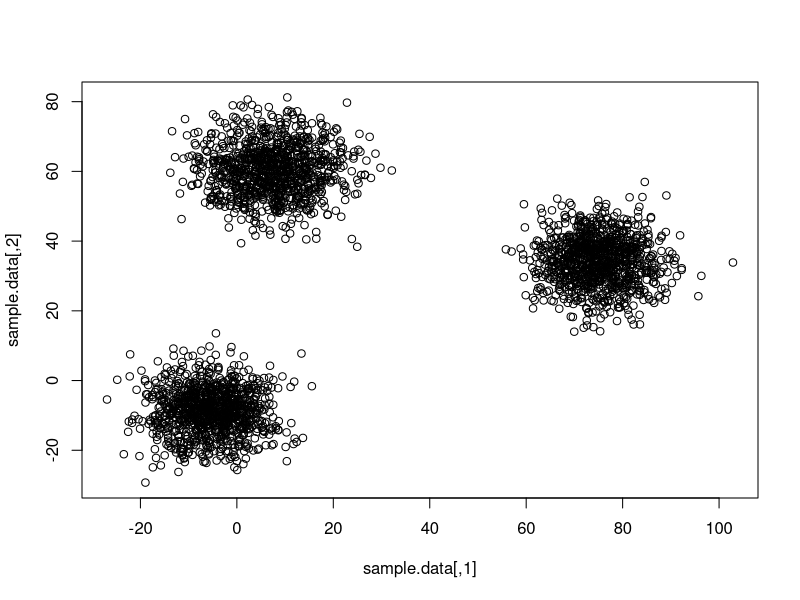
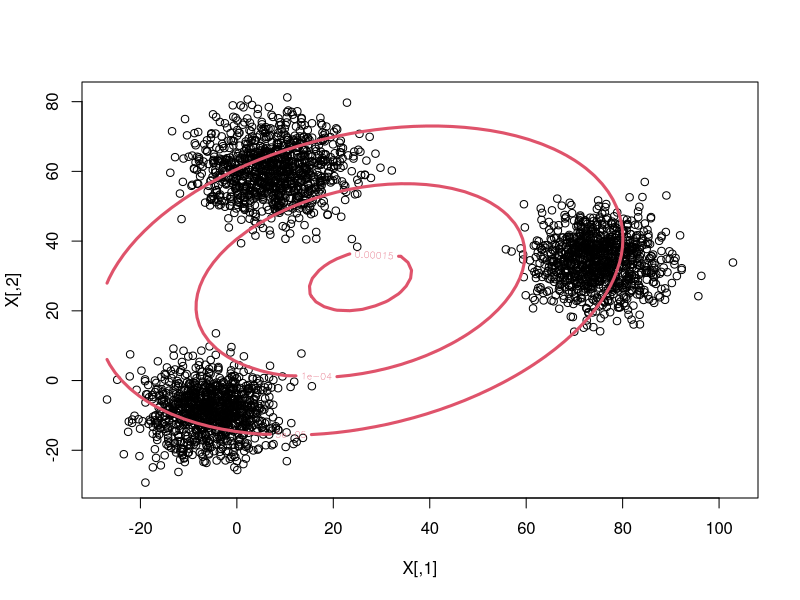
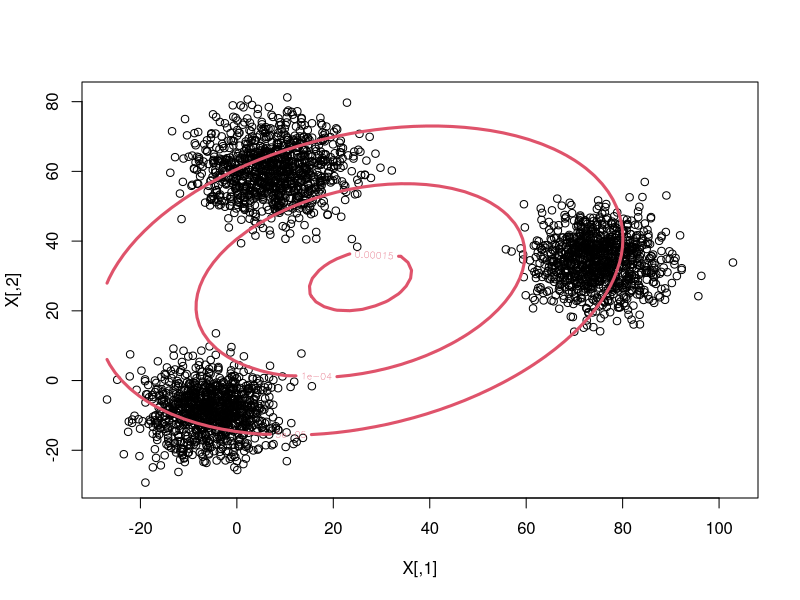
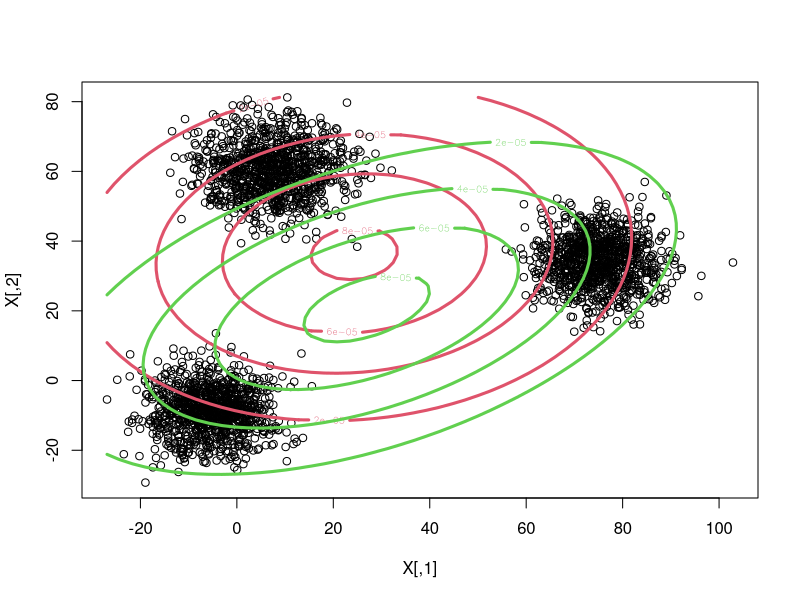
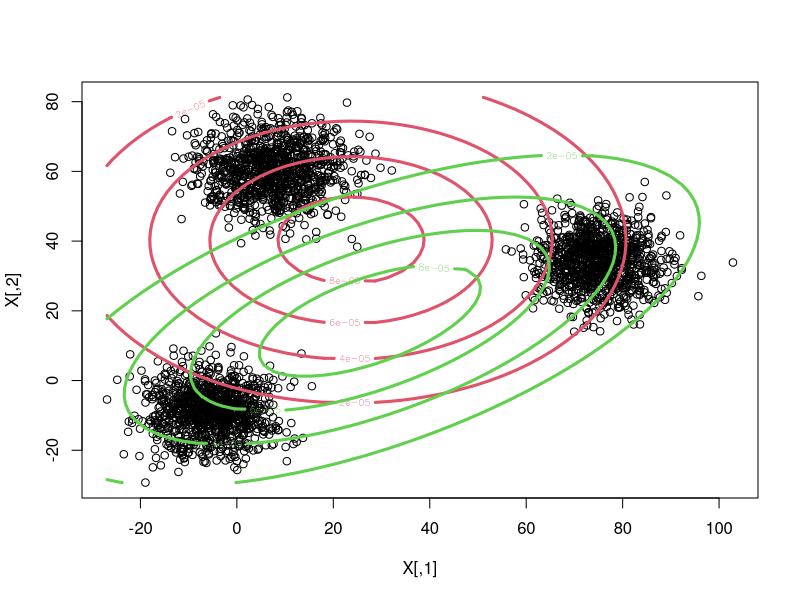
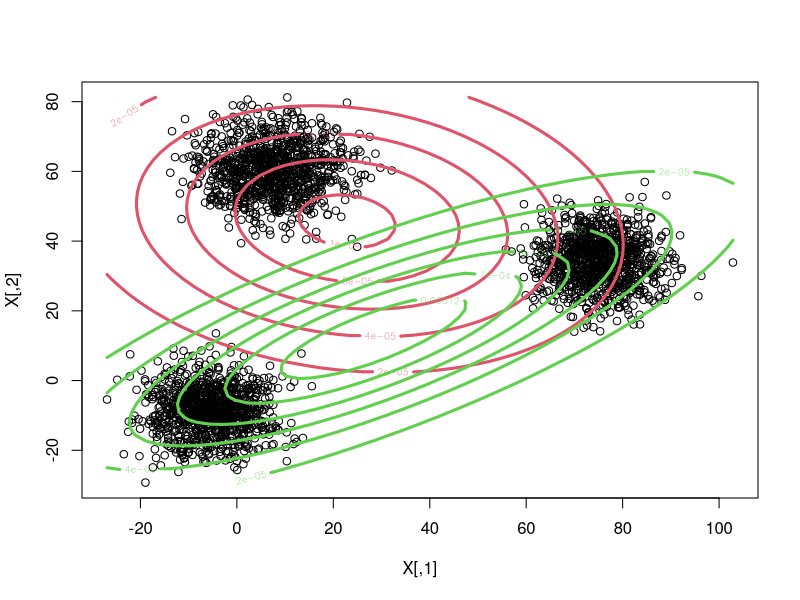
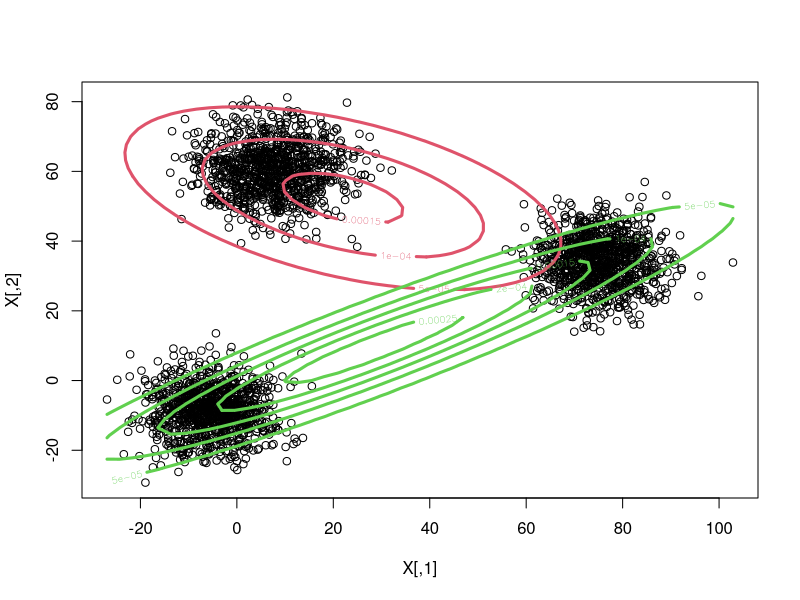
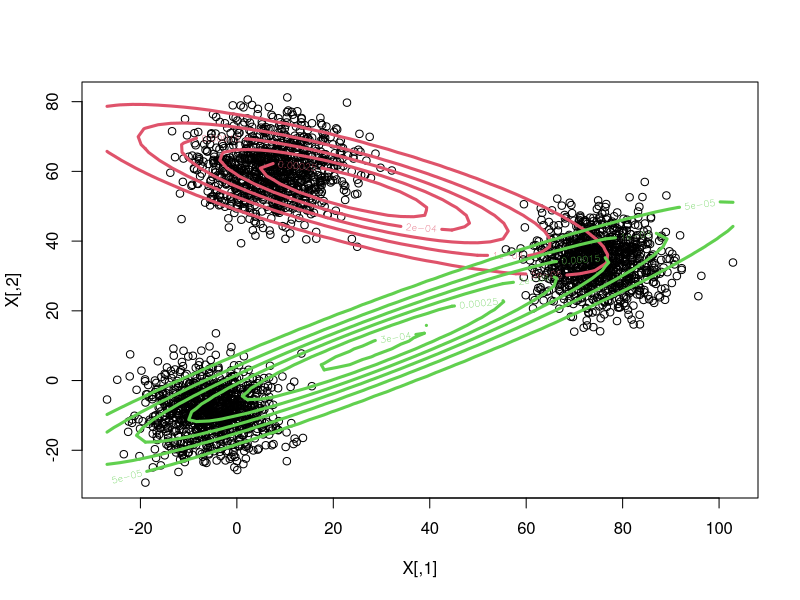

Write R code to recreate these figures, in order. (Note: a time limit stopped this script after it produced the figures.)
## EM algorithm implementation
## Joshua Moller-Mara
require(MASS)
require(mvtnorm)

## Probability of each cluster for each point
E.step <- function(X, phi, N) {
    h <-
        with(phi, do.call(cbind,
                          lapply(1:N, function(i)
                                 dmvnorm(X, mu[[i]], sig[[i]]))))
    h/rowSums(h)                       #Normalize
}

## Given the probability of each cluster for each point, we try to
## find the values of mu, sigma, and alpha that maximize the likelihood
M.step <- function(X, h, N) {
    covs <- lapply(1:N, function(i) cov.wt(X, h[,i]))
    mu <- lapply(covs, "[[", "center")
    sig <- lapply(covs, "[[", "cov")
    alpha <- colMeans(h)
    list(mu = mu, sig = sig, alpha = alpha)
}

## log.likelihood
## Given points and parameters, how well does our model fit?
## This also gives us a terminating condition for the EM algorithm.
## We stop if we don't improve all that much.
## This is also used for AIC for model selection (choosing a value of k)
log.like <- function(X, phi, N) {
    probs <- 
        with(phi, do.call(cbind,
                          lapply(1:N, function(i)
                                 alpha[i] * dmvnorm(X, mu[[i]], sig[[i]]))))
    sum(log(rowSums(probs)))
}

#Function to plot current data
## Also visualize clusters using contours
plot.em <- function(X, phi, N){
    xpts <- seq((rr <- range(X[,1]))[1], rr[2], length.out=50)
    ypts <- seq((rr <- range(X[,2]))[1], rr[2], length.out=50)
    plot(X)
    for(i in 1:N) {
        mixture.contour <-
            with(phi, outer(xpts,ypts,function(x,y)
                            alpha[i]*dmvnorm(cbind(x,y),mean=mu[[i]],sigma=sig[[i]])))
        contour(xpts, ypts, mixture.contour, nlevels=5, col=i+1, add=TRUE, lwd=3)
   }
}

## Terminate if log.like @ (t-1) - log.like @ (t) is below a threshold

## Here we actually run EM.
## X is our data set
## N is the number of points
## This EM algorithm implementation should be able to handle values of X with any dimension.
## However, it only can plot 2D data.
run.em <- function(X, N, plot = TRUE, sleep = 0.5, max.iter = 30, save=FALSE) {
    covs <- replicate(N, list(cov.wt(X[sample(nrow(X), 30),])))
    mu <- lapply(covs, "[[", "center")
    sig <- lapply(covs, "[[", "cov")
    alpha <- rep(1/N, N)
    phi <<- list(mu = mu, sig = sig, alpha = alpha)

    for(i in 1:max.iter) {
        oldphi <- phi
        h <<- E.step(X, phi, N)
        phi <<- M.step(X, h, N)
        if(plot) {
            plot.em(X, phi, N)
            if(save) {
                dev.copy(jpeg, sprintf("output/em-%02d-clusters-%02d.jpg", N, i))
                dev.off()
            }
            Sys.sleep(sleep)
        }
        if((log.like(X, phi, N) - log.like(X, oldphi, N)) < 0.01)
            break
    }
    return(list(phi = phi, aic = 2*3*N - log.like(X, phi, N)))
}


##
## Example clustering
## 

sample.data <- 
    do.call(rbind, replicate(sample(5,1), list(rmvnorm(n=1000, rnorm(2, sd=30), diag(rgamma(2, 50))))))

head(sample.data); tail(sample.data);
plot(sample.data)

##
## Run EM for 1 to 6 clusters
## Output which value of k has the best fit
## 
(aics <- sapply(1:6, function(i) run.em(sample.data, i, sleep=0, max.iter=30)$aic))
which.min(aics)
nrow(sample.data)

##
## Same as above, but fit values of k multiple times
## 
(aics <- sapply(1:10, function(i) min(replicate(5, run.em(sample.data, i, sleep=0)$aic))))
which.min(aics)
nrow(sample.data)


##
## Example used in the blog
## 

two.cluster.data <- 
    rbind(rmvnorm(n=1000, mean=c(0,0), diag(2)*10),
          rmvnorm(n=1000, mean=c(3,0), matrix(c(5,2,2,1),2,2)))

run.em(two.cluster.data, 2, sleep=0, max.iter=100)

## Try a k-means clustering
## color it
km <- kmeans(two.cluster.data, 2, iter.max = 30)
plot(two.cluster.data, ylab="", xlab="", col = c("red", "blue")[km$cluster])

## Try EM mixture model clustering
## and color it
em.output <- run.em(two.cluster.data, 2, sleep=0, max.iter=100)
ecolor <- apply(E.step(two.cluster.data, em.output$phi, 2), 1, which.max)
plot(two.cluster.data, ylab="", xlab="", col = c("red", "blue")[ecolor])
